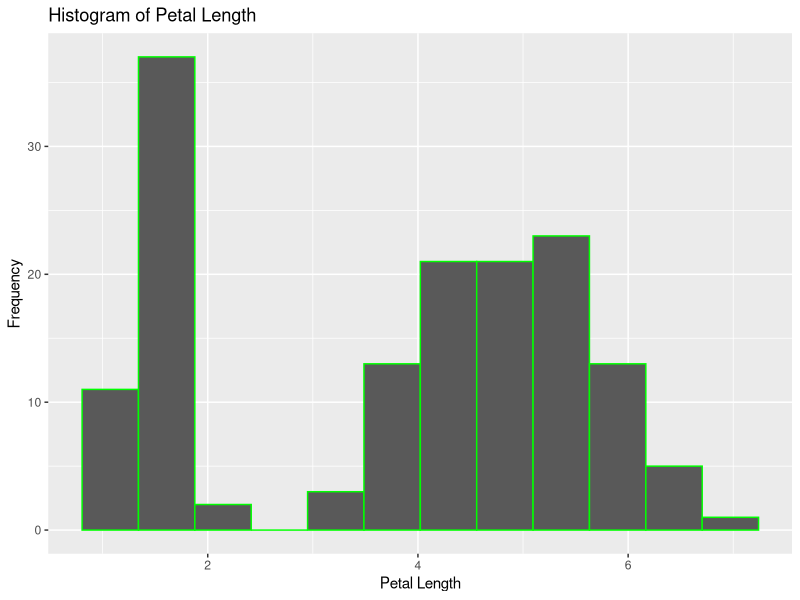
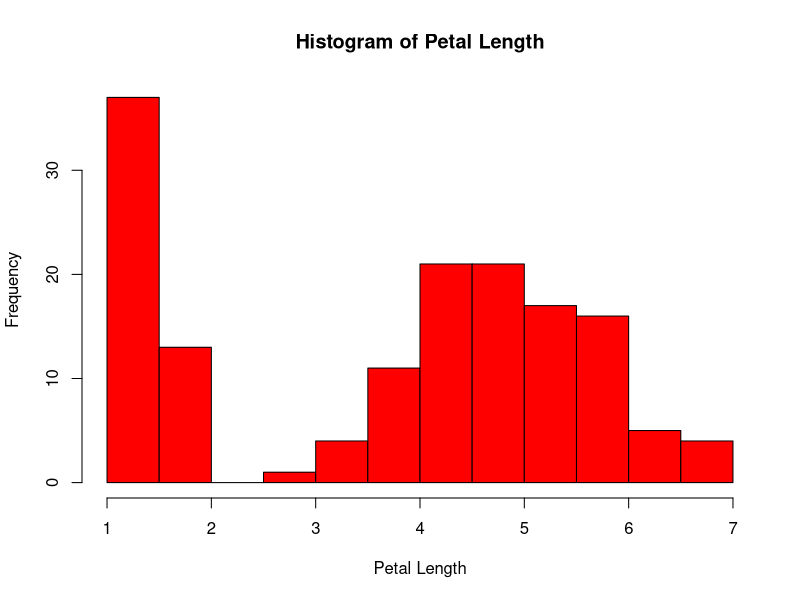

R code for these plots, in order:
library(ggplot2)
data(iris)
petal_length_mean <- mean(iris$Petal.Length)


plot <- ggplot(iris,aes(Petal.Length,color = 'green'))+
  geom_histogram(bins = 12, color = 'green')+
  labs(x="Petal Length",
       y="Frequency",
        title = "Histogram of Petal Length")

print(plot)

hist(iris$Petal.Length,
     xlab = "Petal Length",
     col = "red",
     main = "Histogram of Petal Length")